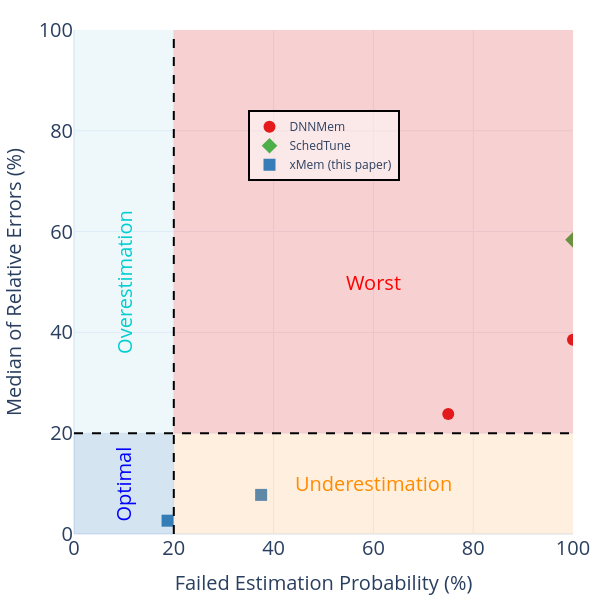

Notebook source saved alongside this figure:
### Code cell
fig = e_plot.llm_plot_probability_estimation_vs_error_scatter_diagram_model_base(
    title="Evaluation-Comparison of Success Rate vs Relative Error-SGD",
    data_dir=project_base,
    image_size=(800, 800),
    title_font_size=35,
    legend_font_size=30,
    tickfont_size=25,
    quadrant_font_size=40,
    marker_size=16,
    view_mode=True
)
fig.show()

### Figure 1 — Plotly figure (JSON) as saved in the notebook; plotly's stock layout.template omitted (floating-point values rounded to 4 significant figures)
{"data": [{"customdata": [[80, 0], [60, 20]], "hovertemplate": "tool=DNNMem<br>Failed Estimation Probability  (%)=%{x}<br>Relative Error (%)=%{y}<br>Correct_Estimation_False_Count=%{customdata[0]}<br>Correct_Estimation_True_Count=%{customdata[1]}<extra></extra>", "legendgroup": "DNNMem", "marker": {"color": "#e41a1c", "symbol": "circle", "size": 12}, "mode": "markers", "name": "DNNMem", "orientation": "v", "showlegend": true, "x": [100.0, 75.0], "xaxis": "x", "y": [38.56, 23.79], "yaxis": "y", "type": "scatter"}, {"customdata": [[80, 0]], "hovertemplate": "tool=SchedTune<br>Failed Estimation Probability  (%)=%{x}<br>Relative Error (%)=%{y}<br>Correct_Estimation_False_Count=%{customdata[0]}<br>Correct_Estimation_True_Count=%{customdata[1]}<extra></extra>", "legendgroup": "SchedTune", "marker": {"color": "#4daf4a", "symbol": "diamond", "size": 12}, "mode": "markers", "name": "SchedTune", "orientation": "v", "showlegend": true, "x": [100.0], "xaxis": "x", "y": [58.36], "yaxis": "y", "type": "scatter"}, {"customdata": [[15, 65], [30, 50]], "hovertemplate": "tool=xMem (this paper)<br>Failed Estimation Probability  (%)=%{x}<br>Relative Error (%)=%{y}<br>Correct_Estimation_False_Count=%{customdata[0]}<br>Correct_Estimation_True_Count=%{customdata[1]}<extra></extra>", "legendgroup": "xMem (this paper)", "marker": {"color": "#377eb8", "symbol": "square", "size": 12}, "mode": "markers", "name": "xMem (this paper)", "orientation": "v", "showlegend": true, "x": [18.75, 37.5], "xaxis": "x", "y": [2.64, 7.76], "yaxis": "y", "type": "scatter"}], "layout": {"xaxis": {"anchor": "y", "domain": [0.0, 1.0], "title": {"text": "Failed Estimation Probability (%)", "font": {"size": 20}}, "tickfont": {"size": 20}, "range": [0, 100]}, "yaxis": {"anchor": "x", "domain": [0.0, 1.0], "title": {"text": "Median of Relative Errors (%)", "font": {"size": 20}}, "tickfont": {"size": 20}, "range": [0, 100]}, "legend": {"title": {}, "tracegroupgap": 0, "font": {"size": 12}, "orientation": "v", "yanchor": "bottom", "y": 0.7, "xanchor": "center", "x": 0.5, "bgcolor": "rgba(255,255,255,0.5)", "bordercolor": "Black", "borderwidth": 2}, "margin": {"t": 30, "l": 20, "r": 10, "b": 50}, "shapes": [{"fillcolor": "rgba(44, 123, 182, 0.2)", "line": {"width": 0}, "type": "rect", "x0": 0, "x1": 20, "y0": 0, "y1": 20}, {"fillcolor": "rgba(253, 174, 97, 0.2)", "line": {"width": 0}, "type": "rect", "x0": 20, "x1": 100, "y0": 0, "y1": 20}, {"fillcolor": "rgba(171, 217, 233, 0.2)", "line": {"width": 0}, "type": "rect", "x0": 0, "x1": 20, "y0": 20, "y1": 100}, {"fillcolor": "rgba(215, 25, 28, 0.2)", "line": {"width": 0}, "type": "rect", "x0": 20, "x1": 100, "y0": 20, "y1": 100}, {"line": {"color": "black", "dash": "dash", "width": 2}, "type": "line", "x0": 20, "x1": 20, "y0": 0, "y1": 100}, {"line": {"color": "black", "dash": "dash", "width": 2}, "type": "line", "x0": 0, "x1": 100, "y0": 20, "y1": 20}], "annotations": [{"font": {"color": "blue", "size": 20}, "showarrow": false, "text": "Optimal", "textangle": -90, "x": 10.0, "xanchor": "center", "y": 10.0, "yanchor": "middle"}, {"font": {"color": "DarkOrange", "size": 20}, "showarrow": false, "text": "Underestimation", "x": 60.0, "xanchor": "center", "y": 10.0, "yanchor": "middle"}, {"font": {"color": "DarkTurquoise", "size": 20}, "showarrow": false, "text": "Overestimation", "textangle": -90, "x": 10.0, "xanchor": "center", "y": 50.0, "yanchor": "middle"}, {"font": {"color": "red", "size": 20}, "showarrow": false, "text": "Worst", "x": 60.0, "xanchor": "center", "y": 50.0, "yanchor": "middle"}], "font": {"size": 20}, "width": 600, "height": 600}}
